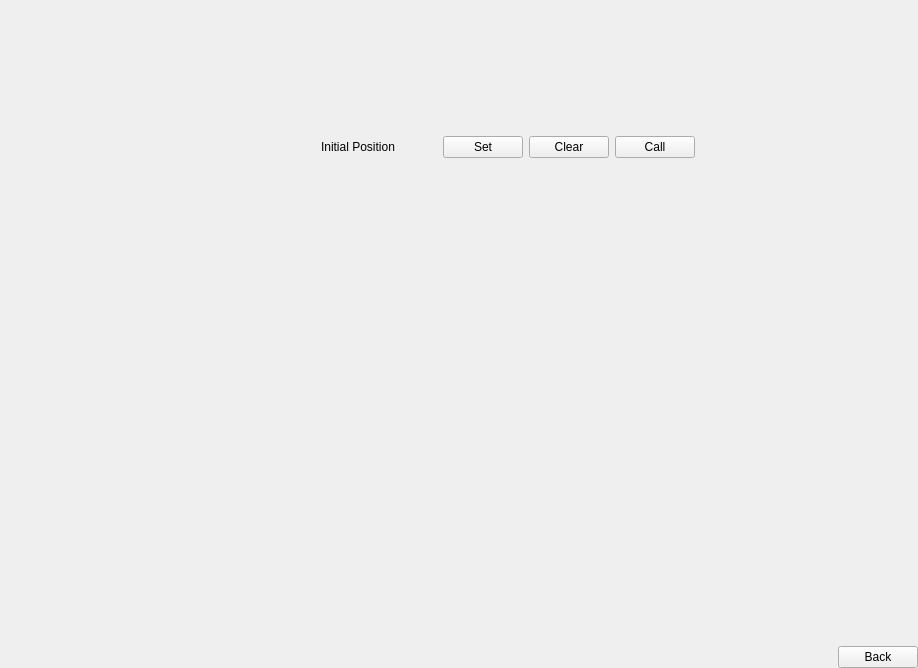
<?xml version="1.0" encoding="UTF-8"?>
<ui version="4.0">
 <class>TabPtzInitialPosition</class>
 <widget class="QWidget" name="TabPtzInitialPosition">
  <property name="geometry">
   <rect>
    <x>0</x>
    <y>0</y>
    <width>918</width>
    <height>668</height>
   </rect>
  </property>
  <property name="windowTitle">
   <string>Form</string>
  </property>
  <layout class="QVBoxLayout" name="verticalLayout">
   <property name="leftMargin">
    <number>0</number>
   </property>
   <property name="topMargin">
    <number>0</number>
   </property>
   <property name="rightMargin">
    <number>0</number>
   </property>
   <property name="bottomMargin">
    <number>0</number>
   </property>
   <item>
    <widget class="QWidget" name="widget_2" native="true">
     <property name="minimumSize">
      <size>
       <width>0</width>
       <height>0</height>
      </size>
     </property>
     <layout class="QGridLayout" name="gridLayout_3">
      <property name="spacing">
       <number>18</number>
      </property>
      <item row="0" column="2" rowspan="2">
       <widget class="ButtonGroup" name="channelGroup" native="true">
        <property name="sizePolicy">
         <sizepolicy hsizetype="Preferred" vsizetype="Preferred">
          <horstretch>2</horstretch>
          <verstretch>0</verstretch>
         </sizepolicy>
        </property>
       </widget>
      </item>
      <item row="2" column="2">
       <widget class="QWidget" name="widget_5" native="true">
        <property name="sizePolicy">
         <sizepolicy hsizetype="Preferred" vsizetype="Preferred">
          <horstretch>2</horstretch>
          <verstretch>0</verstretch>
         </sizepolicy>
        </property>
        <layout class="QGridLayout" name="gridLayout">
         <property name="leftMargin">
          <number>0</number>
         </property>
         <property name="topMargin">
          <number>9</number>
         </property>
         <property name="rightMargin">
          <number>0</number>
         </property>
         <property name="bottomMargin">
          <number>9</number>
         </property>
         <item row="0" column="1">
          <widget class="QWidget" name="widget_1" native="true">
           <property name="sizePolicy">
            <sizepolicy hsizetype="Preferred" vsizetype="Preferred">
             <horstretch>4</horstretch>
             <verstretch>0</verstretch>
            </sizepolicy>
           </property>
           <layout class="QHBoxLayout" name="horizontalLayout_2">
            <property name="leftMargin">
             <number>0</number>
            </property>
            <property name="topMargin">
             <number>0</number>
            </property>
            <property name="rightMargin">
             <number>0</number>
            </property>
            <property name="bottomMargin">
             <number>0</number>
            </property>
            <item>
             <widget class="MyPushButton" name="pushButtonSet">
              <property name="text">
               <string>Set</string>
              </property>
             </widget>
            </item>
            <item>
             <widget class="MyPushButton" name="pushButtonClear">
              <property name="text">
               <string>Clear</string>
              </property>
             </widget>
            </item>
            <item>
             <widget class="MyPushButton" name="pushButtonCall">
              <property name="text">
               <string>Call</string>
              </property>
             </widget>
            </item>
            <item>
             <spacer name="horizontalSpacer">
              <property name="orientation">
               <enum>Qt::Horizontal</enum>
              </property>
              <property name="sizeHint" stdset="0">
               <size>
                <width>40</width>
                <height>20</height>
               </size>
              </property>
             </spacer>
            </item>
           </layout>
          </widget>
         </item>
         <item row="0" column="0">
          <widget class="QLabel" name="labelInitialPosition">
           <property name="sizePolicy">
            <sizepolicy hsizetype="Preferred" vsizetype="Preferred">
             <horstretch>1</horstretch>
             <verstretch>0</verstretch>
            </sizepolicy>
           </property>
           <property name="text">
            <string>Initial Position</string>
           </property>
          </widget>
         </item>
         <item row="1" column="0">
          <spacer name="verticalSpacer">
           <property name="orientation">
            <enum>Qt::Vertical</enum>
           </property>
           <property name="sizeHint" stdset="0">
            <size>
             <width>20</width>
             <height>40</height>
            </size>
           </property>
          </spacer>
         </item>
        </layout>
       </widget>
      </item>
      <item row="0" column="0" rowspan="2">
       <widget class="CommonVideo" name="commonVideo" native="true">
        <property name="sizePolicy">
         <sizepolicy hsizetype="Preferred" vsizetype="Preferred">
          <horstretch>1</horstretch>
          <verstretch>0</verstretch>
         </sizepolicy>
        </property>
        <property name="minimumSize">
         <size>
          <width>0</width>
          <height>100</height>
         </size>
        </property>
       </widget>
      </item>
      <item row="2" column="0">
       <widget class="PtzControlPanel" name="ptzControlPanel" native="true">
        <property name="sizePolicy">
         <sizepolicy hsizetype="Preferred" vsizetype="Preferred">
          <horstretch>1</horstretch>
          <verstretch>0</verstretch>
         </sizepolicy>
        </property>
       </widget>
      </item>
     </layout>
    </widget>
   </item>
   <item>
    <layout class="QHBoxLayout" name="horizontalLayout_5">
     <item>
      <widget class="WidgetMessage" name="widgetMessage" native="true"/>
     </item>
     <item>
      <spacer name="horizontalSpacer_3">
       <property name="orientation">
        <enum>Qt::Horizontal</enum>
       </property>
       <property name="sizeHint" stdset="0">
        <size>
         <width>40</width>
         <height>20</height>
        </size>
       </property>
      </spacer>
     </item>
     <item>
      <widget class="MyPushButton" name="pushButtonBack">
       <property name="text">
        <string>Back</string>
       </property>
      </widget>
     </item>
    </layout>
   </item>
  </layout>
 </widget>
 <customwidgets>
  <customwidget>
   <class>MyPushButton</class>
   <extends>QPushButton</extends>
   <header>mypushbutton.h</header>
  </customwidget>
  <customwidget>
   <class>WidgetMessage</class>
   <extends>QWidget</extends>
   <header>widgetmessage.h</header>
   <container>1</container>
  </customwidget>
  <customwidget>
   <class>CommonVideo</class>
   <extends>QWidget</extends>
   <header>commonvideo.h</header>
   <container>1</container>
  </customwidget>
  <customwidget>
   <class>ButtonGroup</class>
   <extends>QWidget</extends>
   <header>buttongroup.h</header>
   <container>1</container>
  </customwidget>
  <customwidget>
   <class>PtzControlPanel</class>
   <extends>QWidget</extends>
   <header>ptzcontrolpanel.h</header>
   <container>1</container>
  </customwidget>
 </customwidgets>
 <resources/>
 <connections/>
</ui>
